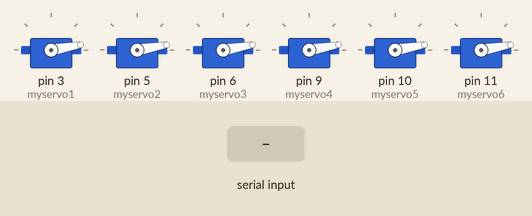
Simulated run of this sketch. Board: Arduino Uno, built with avr-gcc and run on an emulated ATmega328P. Shown: 6 × servo. Inputs (shaded band) come from the test bench.

Above: at 1.2 s.
1.3 s: "111111\n" received over Serial
At 1.8 s:
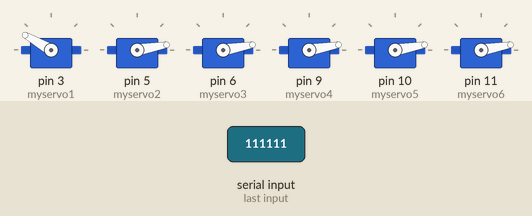
2.8 s: "222222\n" received over Serial
At 4.0 s:
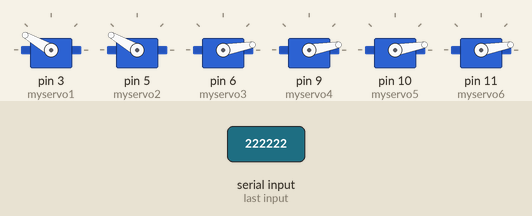
4.3 s: "333333\n" received over Serial
At 5.3 s:
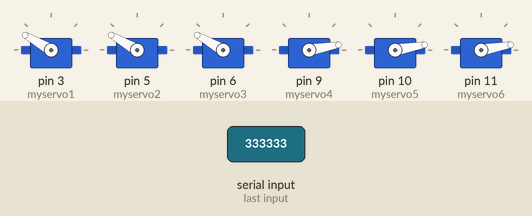
5.8 s: "444444\n" received over Serial
At 6.5 s:
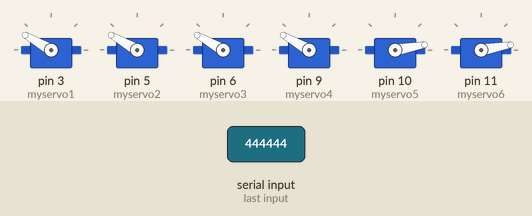
7.3 s: "555555\n" received over Serial
At 7.6 s:
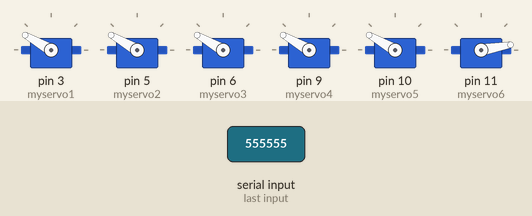
8.8 s: "666666\n" received over Serial
At 10.0 s:
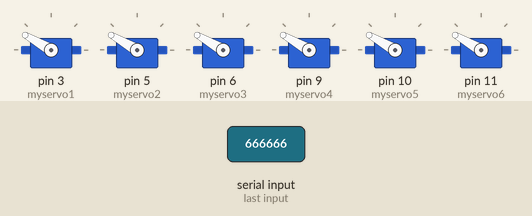
Timing chart, 0 to 11.3 s (numbered marks = the images above; inputs shaded):
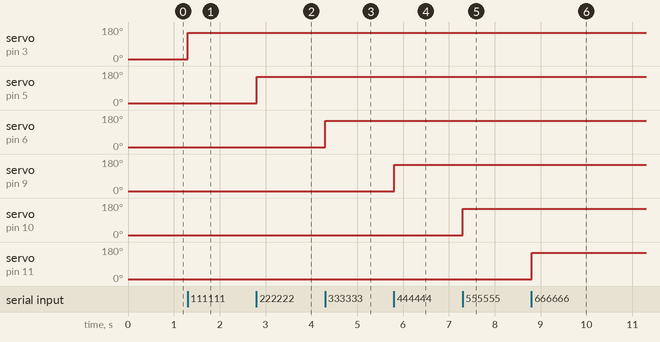

Measured:
- after the input at 1.3 s, servo on pin 3 (myservo1): 10° → 150° at once
- after the input at 2.8 s, servo on pin 5 (myservo2): 10° → 150° at once
- after the input at 4.3 s, servo on pin 6 (myservo3): 10° → 150° at once
- after the input at 5.8 s, servo on pin 9 (myservo4): 10° → 150° at once
- after the input at 7.3 s, servo on pin 10 (myservo5): 10° → 150° at once
- after the input at 8.8 s, servo on pin 11 (myservo6): 10° → 150° at once

The sketch:

TrendtServoArduinoUno.ino
```cpp
#include <Servo.h>
Servo myservo1;
Servo myservo2;
Servo myservo3;
Servo myservo4;
Servo myservo5;
Servo myservo6;

String inputString = "";         // a string to hold incoming data
boolean stringComplete = false;  // whether the string is complete

void setup() {
  // initialize serial:
  Serial.begin(9600);
  // reserve 200 bytes for the inputString:
  inputString.reserve(200);
  myservo1.attach(3);
  myservo2.attach(5);
  myservo3.attach(6);
  myservo4.attach(9);
  myservo5.attach(10);
  myservo6.attach(11);
  myservo1.write(10);
  myservo2.write(10);
  myservo3.write(10);
  myservo4.write(10);
  myservo5.write(10);
  myservo6.write(10);
}

void loop() {
  // print the string when a newline arrives:
  if (stringComplete) {
    inputString.trim();
    // Serial.println(inputString);
    // Serial.println(inputString.length());
    if (inputString == "111111") {
      // Serial.println("gotcha1");
      myservo1.write(150);

    } else if (inputString == "222222") {
      myservo2.write(150);

    }  else if (inputString == "333333") {
      myservo3.write(150);

    }  else if (inputString == "444444") {
      myservo4.write(150);

    }  else if (inputString == "555555") {
      myservo5.write(150);

    }  else if (inputString == "666666") {
      myservo6.write(150);

    } else if (inputString == "fecharportas") {
      myservo1.write(10);
      myservo2.write(10);
      myservo3.write(10);
      myservo4.write(10);
      myservo5.write(10);
      myservo6.write(10);
    }
    // clear the string:
    inputString = "";
    stringComplete = false;
  }
}

/*
  SerialEvent occurs whenever a new data comes in the
  hardware serial RX.  This routine is run between each
  time loop() runs, so using delay inside loop can delay
  response.  Multiple bytes of data may be available.
*/
void serialEvent() {
  while (Serial.available()) {
    // get the new byte:
    char inChar = (char)Serial.read();
    // add it to the inputString:
    inputString += inChar;
    // if the incoming character is a newline, set a flag
    // so the main loop can do something about it:
    if (inChar == '\n') {
      stringComplete = true;
    }
  }
}
```
